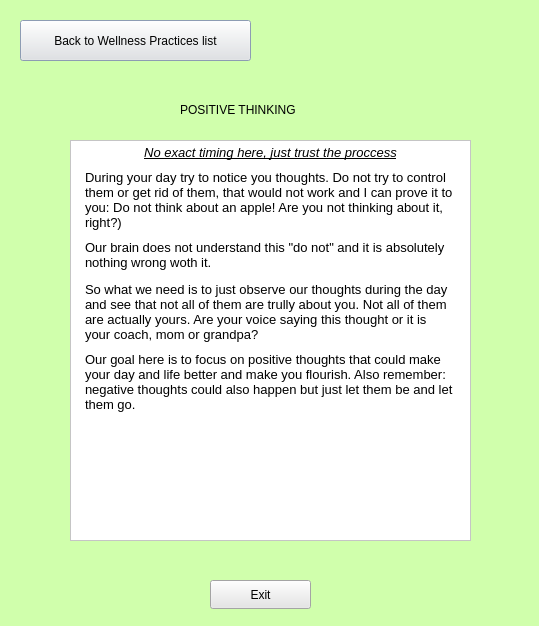
<?xml version="1.0" encoding="UTF-8"?>
<ui version="4.0">
 <class>PositiveWindow</class>
 <widget class="QDialog" name="PositiveWindow">
  <property name="geometry">
   <rect>
    <x>0</x>
    <y>0</y>
    <width>539</width>
    <height>626</height>
   </rect>
  </property>
  <property name="windowTitle">
   <string>Dialog</string>
  </property>
  <property name="styleSheet">
   <string notr="true">background-color: rgb(208, 255, 172)</string>
  </property>
  <widget class="QPushButton" name="backToMenuButton">
   <property name="geometry">
    <rect>
     <x>20</x>
     <y>20</y>
     <width>231</width>
     <height>41</height>
    </rect>
   </property>
   <property name="styleSheet">
    <string notr="true">border-color: rgb(170, 170, 127);
gridline-color: rgb(108, 108, 108);
background-color: rgb(230, 230, 230);
selection-background-color: rgb(205, 225, 255);</string>
   </property>
   <property name="text">
    <string>Back to Wellness Practices list</string>
   </property>
  </widget>
  <widget class="QLabel" name="label">
   <property name="geometry">
    <rect>
     <x>180</x>
     <y>100</y>
     <width>181</width>
     <height>20</height>
    </rect>
   </property>
   <property name="styleSheet">
    <string notr="true">font: 500 12pt &quot;Segoe UI&quot;;</string>
   </property>
   <property name="text">
    <string>POSITIVE THINKING</string>
   </property>
  </widget>
  <widget class="QPushButton" name="exitButton">
   <property name="geometry">
    <rect>
     <x>210</x>
     <y>580</y>
     <width>101</width>
     <height>29</height>
    </rect>
   </property>
   <property name="styleSheet">
    <string notr="true">border-color: rgb(170, 170, 127);
gridline-color: rgb(108, 108, 108);
background-color: rgb(230, 230, 230);
selection-background-color: rgb(205, 225, 255);</string>
   </property>
   <property name="text">
    <string>Exit</string>
   </property>
  </widget>
  <widget class="QTextBrowser" name="textBrowser">
   <property name="geometry">
    <rect>
     <x>70</x>
     <y>140</y>
     <width>401</width>
     <height>401</height>
    </rect>
   </property>
   <property name="styleSheet">
    <string notr="true">background-color: rgb(255, 255, 255);</string>
   </property>
   <property name="html">
    <string>&lt;!DOCTYPE HTML PUBLIC &quot;-//W3C//DTD HTML 4.0//EN&quot; &quot;http://www.w3.org/TR/REC-html40/strict.dtd&quot;&gt;
&lt;html&gt;&lt;head&gt;&lt;meta name=&quot;qrichtext&quot; content=&quot;1&quot; /&gt;&lt;meta charset=&quot;utf-8&quot; /&gt;&lt;style type=&quot;text/css&quot;&gt;
p, li { white-space: pre-wrap; }
hr { height: 1px; border-width: 0; }
li.unchecked::marker { content: &quot;\2610&quot;; }
li.checked::marker { content: &quot;\2612&quot;; }
&lt;/style&gt;&lt;/head&gt;&lt;body style=&quot; font-family:'Segoe UI'; font-size:9pt; font-weight:400; font-style:normal;&quot;&gt;
&lt;p align=&quot;center&quot; style=&quot; margin-top:10px; margin-bottom:10px; margin-left:10px; margin-right:10px; -qt-block-indent:0; text-indent:0px;&quot;&gt;&lt;span style=&quot; font-size:10pt; font-style:italic; text-decoration: underline;&quot;&gt;No exact timing here, just trust the proccess&lt;/span&gt;&lt;/p&gt;
&lt;p style=&quot; margin-top:10px; margin-bottom:10px; margin-left:10px; margin-right:10px; -qt-block-indent:0; text-indent:0px;&quot;&gt;&lt;span style=&quot; font-size:10pt;&quot;&gt;During your day try to notice you thoughts. Do not try to control them or get rid of them, that would not work and I can prove it to you: Do not think about an apple! Are you not thinking about it, right?)&lt;/span&gt;&lt;/p&gt;
&lt;p style=&quot; margin-top:10px; margin-bottom:10px; margin-left:10px; margin-right:10px; -qt-block-indent:0; text-indent:0px;&quot;&gt;&lt;span style=&quot; font-size:10pt;&quot;&gt;Our brain does not understand this &amp;quot;do not&amp;quot; and it is absolutely nothing wrong woth it.&lt;/span&gt;&lt;/p&gt;
&lt;p style=&quot; margin-top:12px; margin-bottom:10px; margin-left:10px; margin-right:10px; -qt-block-indent:0; text-indent:0px;&quot;&gt;&lt;span style=&quot; font-size:10pt;&quot;&gt;So what we need is to just observe our thoughts during the day and see that not all of them are trully about you. Not all of them are actually yours. Are your voice saying this thought or it is your coach, mom or grandpa?&lt;/span&gt;&lt;/p&gt;
&lt;p style=&quot; margin-top:10px; margin-bottom:20px; margin-left:10px; margin-right:10px; -qt-block-indent:0; text-indent:0px;&quot;&gt;&lt;span style=&quot; font-size:10pt;&quot;&gt;Our goal here is to focus on positive thoughts that could make your day and life better and make you flourish. Also remember: negative thoughts could also happen but just let them be and let them go.&lt;/span&gt;&lt;/p&gt;&lt;/body&gt;&lt;/html&gt;</string>
   </property>
  </widget>
 </widget>
 <resources/>
 <connections/>
</ui>
